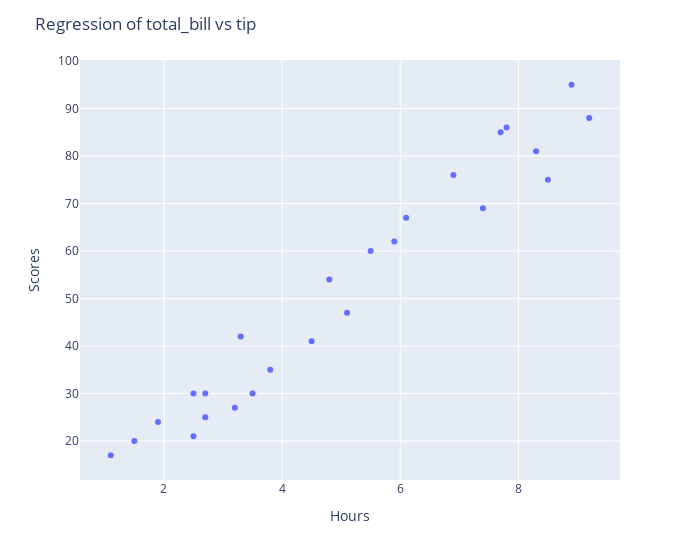

Notebook code for this chart:
### Code cell
import plotly.express as px
fig = px.scatter(data_frame=df, x='Hours',y='Scores',width=700)
fig.update_layout(title='Regression of total_bill vs tip')
fig.show()

### Figure 1 — Plotly figure (JSON) as saved in the notebook; plotly's stock layout.template omitted (floating-point values rounded to 4 significant figures)
{"data": [{"hovertemplate": "Hours=%{x}<br>Scores=%{y}<extra></extra>", "legendgroup": "", "marker": {"color": "#636efa", "symbol": "circle"}, "mode": "markers", "name": "", "orientation": "v", "showlegend": false, "type": "scatter", "x": [2.5, 5.1, 3.2, 8.5, 3.5, 1.5, 9.2, 5.5, 8.3, 2.7, 7.7, 5.9, 4.5, 3.3, 1.1, 8.9, 2.5, 1.9, 6.1, 7.4, 2.7, 4.8, 3.8, 6.9, 7.8], "xaxis": "x", "y": [21, 47, 27, 75, 30, 20, 88, 60, 81, 25, 85, 62, 41, 42, 17, 95, 30, 24, 67, 69, 30, 54, 35, 76, 86], "yaxis": "y"}], "layout": {"legend": {"tracegroupgap": 0}, "margin": {"t": 60}, "title": {"text": "Regression of total_bill vs tip"}, "width": 700, "xaxis": {"anchor": "y", "domain": [0, 1], "title": {"text": "Hours"}}, "yaxis": {"anchor": "x", "domain": [0, 1], "title": {"text": "Scores"}}}}
